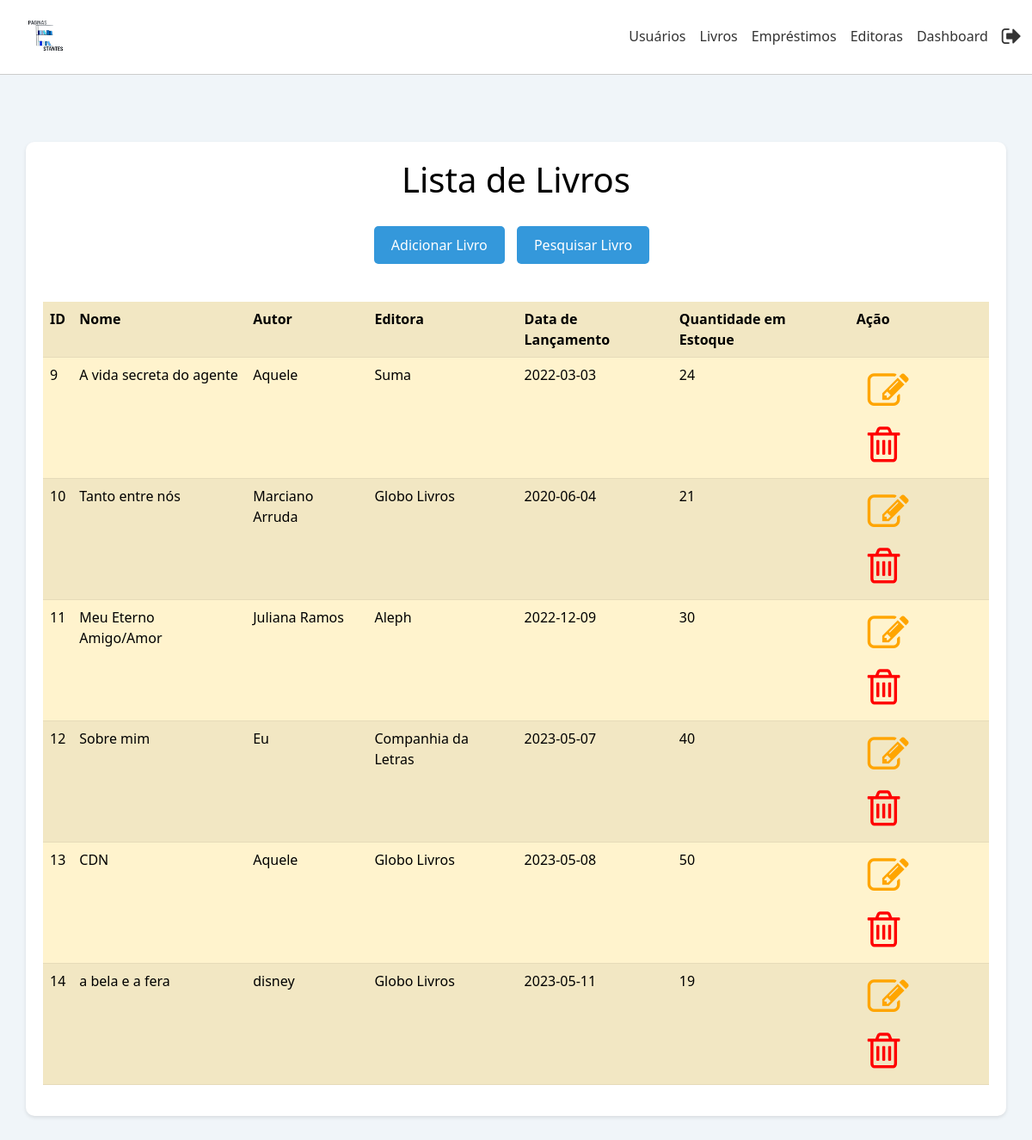
Page /ProjetoWDA/livros.php (signed in) on the earlier database version.
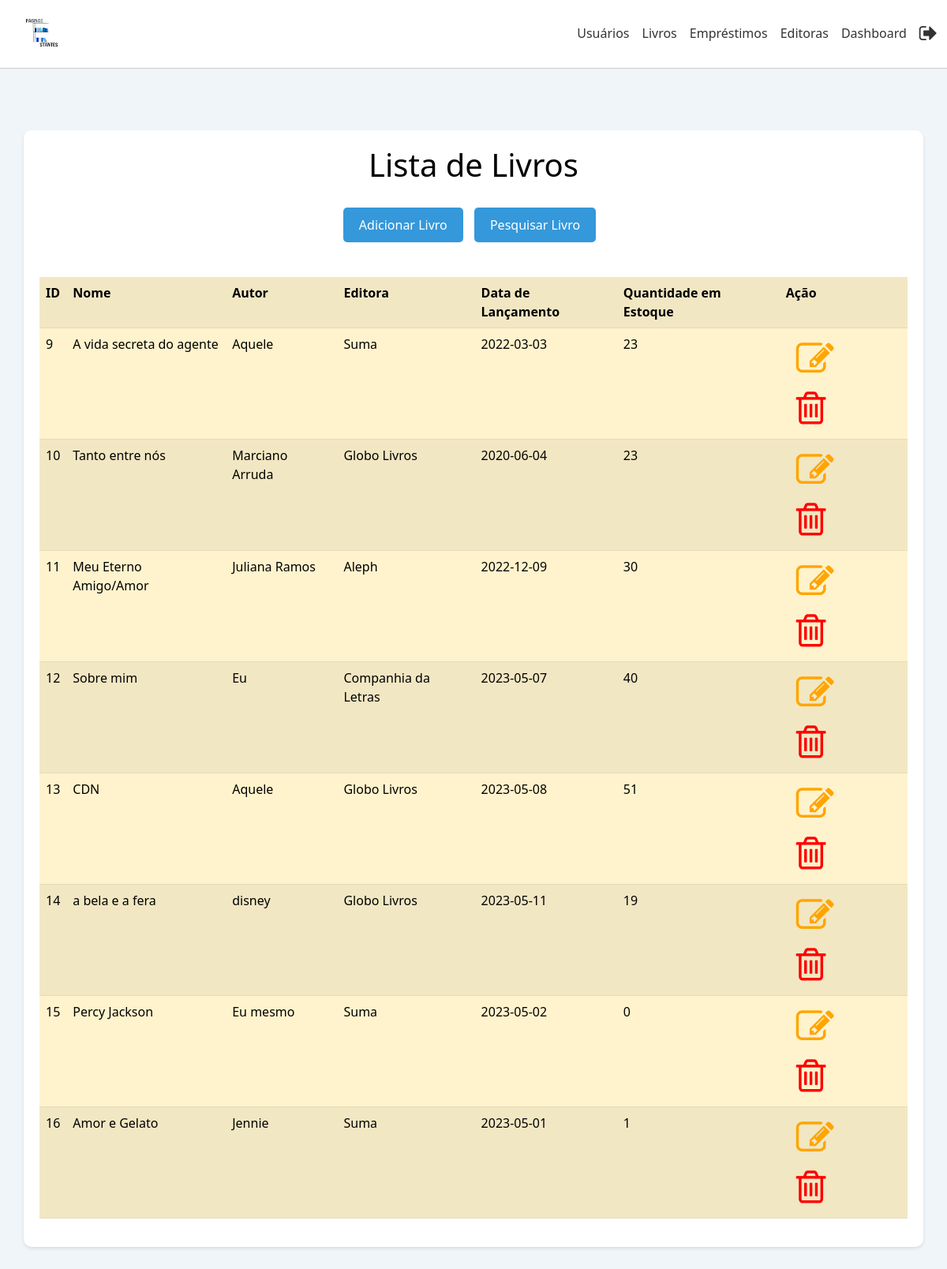
Same page on the later database version.
### tables this page shows
CREATE TABLE `livros` (
  `id` int(11) NOT NULL,
  `nome` text DEFAULT NULL,
  `autor` text DEFAULT NULL,
  `editora` text DEFAULT NULL,
  `data_lancamento` date DEFAULT NULL,
  `estoque` int(11) DEFAULT NULL,
  `novo_estoque` int(11) DEFAULT NULL
);

### ProjetoWDA/livros.php (the view, shortened to what this page needs)
<!DOCTYPE html>
<html>
<head>
	<link rel="stylesheet" href="css/bootstrap.min.css">
	<link rel="stylesheet" href="https://cdnjs.cloudflare.com/ajax/libs/font-awesome/4.7.0/css/font-awesome.min.css">
</head>
<body>
<nav class="navbar navbar-expand-lg navbar-light">
    <div class="container-fluid">
        <a class="navbar-brand" href="#">
            <img src="logo.png" width="80" height="60">
        </a>
        <div class="collapse navbar-collapse justify-content-end" id="navbarNav">
            <ul class="navbar-nav">
                <li class="nav-item">
                    <a class="nav-link" href="usuarios.php">Usuários</a>
                </li>
                <li class="nav-item">
                    <a class="nav-link" href="livros.php">Livros</a>
                </li>
                <li class="nav-item">
                    <a class="nav-link" href="emprestimos.php">Empréstimos</a>
                </li>
                <li class="nav-item">
                    <a class="nav-link" href="editoras.php">Editoras</a>
                </li>
                <li class="nav-item">
                    <a class="nav-link" href="dashboard.php">Dashboard</a>
                </li>
                <li class="nav-item">
                    <a class="nav-link" href="logout.php">
                        <i class="fa fa-sign-out"></i>
                    </a>
                </li>
            </ul>
        </div>
    </div>
</nav>
	<div class="fundo">
	<br><br>
		<div class="container">
	<center><h1>Lista de Livros</h1></center>
	<center><a href="adicionarlivro.php"><button type="button" class="button-background-move">Adicionar Livro</button></a> <a href="pesquisarlivros.php"><button type="button" class="button-background-move">Pesquisar Livro</button></a></center>
    <br>
	<table class="table table-warning table-striped">
		<tr>
			<th>ID</th>
			<th>Nome</th>
			<th>Autor</th>
			<th>Editora</th>
			<th>Data de Lançamento</th>
			<th>Quantidade em Estoque</th>
			<th>Ação</th>
		</tr>
		<?php
			include 'conexao.php';
			$sql = "SELECT * FROM livros";
			$result = $conn->query($sql);
			while($row = $result->fetch_assoc()) {
				echo "<tr>";
				echo "<td>".$row["id"]."</td>";
				echo "<td>".$row["nome"]."</td>";
				echo "<td>".$row["autor"]."</td>";
				echo "<td>".$row["editora"]."</td>";
				echo "<td>".$row["data_lancamento"]."</td>";
				echo "<td>".$row["estoque"]."</td>";
				echo "<td><a href='editarlivros.php?id=".$row["id"]."' class='btn'><i class='fa fa-edit' style='font-size:48px;color:orange'></i></a><a href='excluirlivro.php?id=".$row["id"]."' class='btn'><i class='fa fa-trash-o' style='font-size:48px;color:red'></i></a></td>";
				echo "</tr>";
			}
		?>
	</table>
	</div>
	</div>
</body>
</html>

### ProjetoWDA/livros.php (style rules this page uses)
html { background-color: #f0f5f9; }
.navbar { background-color: #fff; border-bottom: 1px solid #ccc; }
.navbar-brand { margin-right: 10px; font-weight: bold; }
.navbar-nav .nav-link { color: #333; }
.navbar-nav .nav-item:last-child .nav-link { padding-right: 0; }
.nav-link i { font-size: 25px; }
.fundo { background-color: #f0f5f9; padding-top: 30px; padding-bottom: 30px; }
.container { background-color: #fff; padding: 20px; border-radius: 10px; box-shadow: 0 2px 4px rgba(0, 0, 0, 0.1); }
h1 { color: #010101; margin-bottom: 30px; }
.button-background-move { background-color: #3498db; color: #fff; border: none; padding: 10px 20px; border-radius: 5px; transition: background-color 0.3s; margin-right: 10px; }
.table { margin-top: 20px; }
th { background-color: #3498db; color: #fff; }
td a { color: #fff; margin-right: 5px; }

Differences in the rows shown:
changed livros "A vida secreta do agente": estoque "24" → "23"
changed livros "Tanto entre nós": estoque "21" → "23"
changed livros "CDN": estoque "50" → "51"
added livros: id "15", nome "Percy Jackson", autor "Eu mesmo", editora "Suma", data_lancamento "2023-05-02", estoque "0"
added livros: id "16", nome "Amor e Gelato", autor "Jennie", editora "Suma", data_lancamento "2023-05-01", estoque "1"
